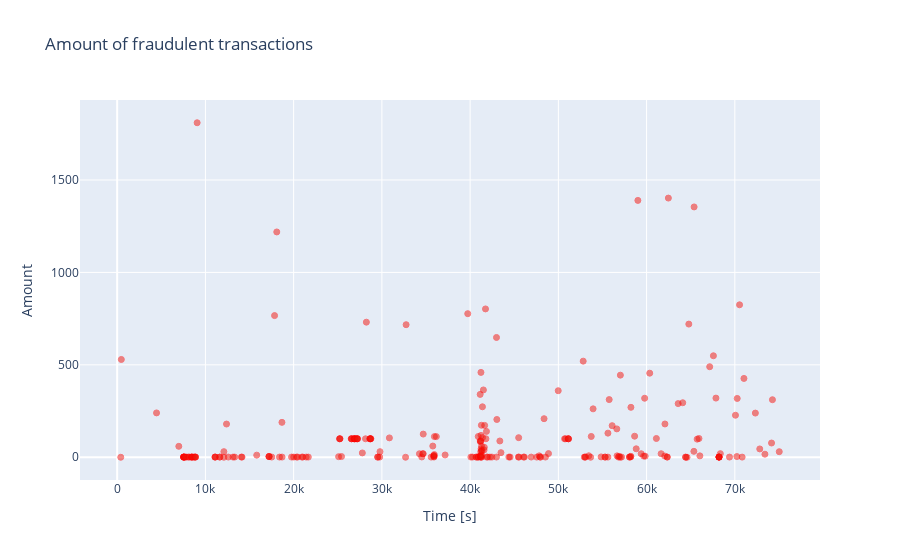

The notebook cell saved with this chart:
### Code cell
fraud = data_df.loc[data_df['Class'] == 1]

trace = go.Scatter(
    x = fraud['Time'],y = fraud['Amount'],
    name="Amount",
     marker=dict(
                color='rgb(238,23,11)',
                line=dict(
                    color='red',
                    width=1),
                opacity=0.5,
            ),
    text= fraud['Amount'],
    mode = "markers"
)
data = [trace]
layout = dict(title = 'Amount of fraudulent transactions',
          xaxis = dict(title = 'Time [s]', showticklabels=True), 
          yaxis = dict(title = 'Amount'),
          hovermode='closest'
         )
fig = dict(data=data, layout=layout)
iplot(fig, filename='fraud-amount')

### Figure 1 — Plotly figure (JSON) as saved in the notebook; plotly's stock layout.template omitted (floating-point values rounded to 4 significant figures; data arrays with more than 128 entries replaced by an {"elided": "..."} marker saying what was removed)
{"data": [{"name": "Amount", "text": {"elided": "245 float values"}, "y": {"elided": "245 float values"}, "mode": "markers", "marker": {"color": "rgb(238,23,11)", "opacity": 0.5, "line": {"color": "red", "width": 1}}, "x": {"elided": "245 int values"}, "type": "scatter"}], "layout": {"hovermode": "closest", "yaxis": {"title": {"text": "Amount"}}, "xaxis": {"showticklabels": true, "title": {"text": "Time [s]"}}, "title": {"text": "Amount of fraudulent transactions"}}}
